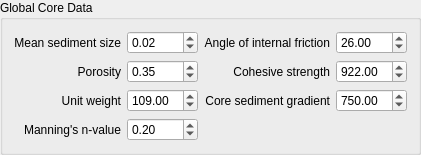
        <widget class="QgsCollapsibleGroupBox" name="global_core_data_grp">
         <property name="title">
          <string>Global Core Data</string>
         </property>
         <property name="collapsed">
          <bool>true</bool>
         </property>
         <property name="saveCollapsedState">
          <bool>false</bool>
         </property>
         <layout class="QGridLayout" name="gridLayout_2">
          <item row="0" column="0">
           <layout class="QGridLayout" name="gridLayout">
            <item row="0" column="0">
             <widget class="QLabel" name="label_13">
              <property name="toolTip">
               <string>&lt;html&gt;&lt;head/&gt;&lt;body&gt;&lt;p&gt;&lt;span style=&quot; font-weight:600;&quot;&gt;GD50C&lt;/span&gt;&lt;/p&gt;&lt;p&gt;(mm)&lt;/p&gt;&lt;p&gt;Mean sediment size (D50) of the levee or dam core material.&lt;/p&gt;&lt;p&gt;Range: 0.0625 - 2&lt;/p&gt;&lt;/body&gt;&lt;/html&gt;</string>
              </property>
              <property name="text">
               <string>Mean sediment size</string>
              </property>
              <property name="alignment">
               <set>Qt::AlignRight|Qt::AlignTrailing|Qt::AlignVCenter</set>
              </property>
             </widget>
            </item>
            <item row="1" column="1">
             <widget class="QDoubleSpinBox" name="gporc_dbox">
              <property name="toolTip">
               <string>&lt;html&gt;&lt;head/&gt;&lt;body&gt;&lt;p&gt;GPORC&lt;/p&gt;&lt;/body&gt;&lt;/html&gt;</string>
              </property>
              <property name="value">
               <double>0.350000000000000</double>
              </property>
             </widget>
            </item>
            <item row="2" column="0">
             <widget class="QLabel" name="label_15">
              <property name="toolTip">
               <string>&lt;html&gt;&lt;head/&gt;&lt;body&gt;&lt;p&gt;&lt;span style=&quot; font-weight:600;&quot;&gt;GUWC&lt;/span&gt;&lt;/p&gt;&lt;p&gt;(lb/ft3 or N/m3)&lt;/p&gt;&lt;p&gt;Global unit weight of the levee or dam core material for an unspecified failure location. &lt;/p&gt;&lt;p&gt;Set GUWC = 0.0 if there no core.&lt;/p&gt;&lt;p&gt;Range:&lt;/p&gt;&lt;p&gt;85 - 120 lb/ft3&lt;/p&gt;&lt;p&gt;13500 - 19000 N/m3&lt;/p&gt;&lt;/body&gt;&lt;/html&gt;</string>
              </property>
              <property name="text">
               <string>Unit weight</string>
              </property>
              <property name="alignment">
               <set>Qt::AlignRight|Qt::AlignTrailing|Qt::AlignVCenter</set>
              </property>
             </widget>
            </item>
            <item row="0" column="2">
             <widget class="QLabel" name="label_9">
              <property name="toolTip">
               <string>&lt;html&gt;&lt;head/&gt;&lt;body&gt;&lt;p&gt;&lt;span style=&quot; font-weight:600;&quot;&gt;AFRC&lt;/span&gt;&lt;/p&gt;&lt;p&gt;(degrees)&lt;/p&gt;&lt;p&gt;Global angle of internal friction of the core material for the entire levee or dam. &lt;/p&gt;&lt;p&gt;Set AFRC = 0.0 for no core.&lt;/p&gt;&lt;p&gt;Range: 0 - 50&lt;/p&gt;&lt;/body&gt;&lt;/html&gt;</string>
              </property>
              <property name="text">
               <string>Angle of internal friction</string>
              </property>
              <property name="alignment">
               <set>Qt::AlignRight|Qt::AlignTrailing|Qt::AlignVCenter</set>
              </property>
             </widget>
            </item>
            <item row="1" column="0">
             <widget class="QLabel" name="label_14">
              <property name="toolTip">
               <string>&lt;html&gt;&lt;head/&gt;&lt;body&gt;&lt;p&gt;&lt;span style=&quot; font-weight:600;&quot;&gt;GPORC&lt;/span&gt;&lt;/p&gt;&lt;p&gt;(dimensionless)&lt;/p&gt;&lt;p&gt;Global porosity of the levee or dam core material for an unspecified failure location. &lt;/p&gt;&lt;p&gt;Typical range: 0.35 to 0.45. Set GPORC = 0.0 for no core material.&lt;/p&gt;&lt;p&gt;Range: 0.35 - 0.45&lt;/p&gt;&lt;/body&gt;&lt;/html&gt;</string>
              </property>
              <property name="text">
               <string>Porosity</string>
              </property>
              <property name="alignment">
               <set>Qt::AlignRight|Qt::AlignTrailing|Qt::AlignVCenter</set>
              </property>
             </widget>
            </item>
            <item row="0" column="3">
             <widget class="QDoubleSpinBox" name="gafrc_dbox">
              <property name="toolTip">
               <string>&lt;html&gt;&lt;head/&gt;&lt;body&gt;&lt;p&gt;AFRC&lt;/p&gt;&lt;/body&gt;&lt;/html&gt;</string>
              </property>
              <property name="maximum">
               <double>999.000000000000000</double>
              </property>
              <property name="value">
               <double>26.000000000000000</double>
              </property>
             </widget>
            </item>
            <item row="2" column="1">
             <widget class="QDoubleSpinBox" name="guwc_dbox">
              <property name="toolTip">
               <string>&lt;html&gt;&lt;head/&gt;&lt;body&gt;&lt;p&gt;GUWC&lt;/p&gt;&lt;/body&gt;&lt;/html&gt;</string>
              </property>
              <property name="maximum">
               <double>9999.000000000000000</double>
              </property>
              <property name="value">
               <double>109.000000000000000</double>
              </property>
             </widget>
            </item>
            <item row="0" column="1">
             <widget class="QDoubleSpinBox" name="gd50c_dbox">
              <property name="toolTip">
               <string>&lt;html&gt;&lt;head/&gt;&lt;body&gt;&lt;p&gt;D50C&lt;/p&gt;&lt;/body&gt;&lt;/html&gt;</string>
              </property>
              <property name="value">
               <double>0.020000000000000</double>
              </property>
             </widget>
            </item>
            <item row="3" column="0">
             <widget class="QLabel" name="label_16">
              <property name="toolTip">
               <string>&lt;html&gt;&lt;head/&gt;&lt;body&gt;&lt;p&gt;&lt;span style=&quot; font-weight:600;&quot;&gt;GCNC&lt;/span&gt;&lt;/p&gt;&lt;p&gt;(dimensionless)&lt;/p&gt;&lt;p&gt;Global Manning’s n-value of the levee or dam core material for an unspecified failure location. &lt;/p&gt;&lt;p&gt;If GCNC = 0.0 and a core is present, Manning’s n-value for the core material will computed from Strickler’s equation. &lt;/p&gt;&lt;p&gt;This results in a very low n-value and is not recommended. &lt;/p&gt;&lt;p&gt;If GCNC &amp;gt; 1., the n-value will be computed from a Moody diagram (Darcy f vs. D50). &lt;/p&gt;&lt;p&gt;Set GCNC = 0.0 for no core material.&lt;/p&gt;&lt;p&gt;Range: 0.03 - 0.1&lt;/p&gt;&lt;/body&gt;&lt;/html&gt;</string>
              </property>
              <property name="text">
               <string>Manning's n-value</string>
              </property>
              <property name="alignment">
               <set>Qt::AlignRight|Qt::AlignTrailing|Qt::AlignVCenter</set>
              </property>
             </widget>
            </item>
            <item row="3" column="1">
             <widget class="QDoubleSpinBox" name="gcnc_dbox">
              <property name="toolTip">
               <string>&lt;html&gt;&lt;head/&gt;&lt;body&gt;&lt;p&gt;GCNC&lt;/p&gt;&lt;/body&gt;&lt;/html&gt;</string>
              </property>
              <property name="value">
               <double>0.200000000000000</double>
              </property>
             </widget>
            </item>
            <item row="1" column="2">
             <widget class="QLabel" name="label_10">
              <property name="toolTip">
               <string>&lt;html&gt;&lt;head/&gt;&lt;body&gt;&lt;p&gt;&lt;span style=&quot; font-weight:600;&quot;&gt;GCOHC&lt;/span&gt;&lt;/p&gt;&lt;p&gt;(lb/ft2 or N/m2)&lt;/p&gt;&lt;p&gt;Global cohesive strength of the levee or dam core material for an unspecified failure location. &lt;/p&gt;&lt;p&gt;If there is no core, GCOHC = 0.&lt;/p&gt;&lt;p&gt;Range:&lt;/p&gt;&lt;p&gt;0 - 750 lb/ft2&lt;/p&gt;&lt;p&gt;0 - 30000 N/m2&lt;/p&gt;&lt;/body&gt;&lt;/html&gt;</string>
              </property>
              <property name="text">
               <string>Cohesive strength</string>
              </property>
              <property name="alignment">
               <set>Qt::AlignRight|Qt::AlignTrailing|Qt::AlignVCenter</set>
              </property>
             </widget>
            </item>
            <item row="1" column="3">
             <widget class="QDoubleSpinBox" name="gcohc_dbox">
              <property name="toolTip">
               <string>&lt;html&gt;&lt;head/&gt;&lt;body&gt;&lt;p&gt;GCOHC&lt;/p&gt;&lt;/body&gt;&lt;/html&gt;</string>
              </property>
              <property name="maximum">
               <double>9999.000000000000000</double>
              </property>
              <property name="value">
               <double>922.000000000000000</double>
              </property>
             </widget>
            </item>
            <item row="2" column="2">
             <widget class="QLabel" name="label_11">
              <property name="toolTip">
               <string>&lt;html&gt;&lt;head/&gt;&lt;body&gt;&lt;p&gt;&lt;span style=&quot; font-weight:600;&quot;&gt;GUNFCC&lt;/span&gt;&lt;/p&gt;&lt;p&gt;(dimensionless)&lt;/p&gt;&lt;p&gt;Global sediment gradient, ratio of D90 to D30 of the levee or dam core material for an unspecified failure location. &lt;/p&gt;&lt;p&gt;If there is no core material, set GUNFCC = 0.0. &lt;/p&gt;&lt;p&gt;If the there is core material and GUNFCC = 0.0, it is reset to 10.0.&lt;/p&gt;&lt;p&gt;Range: 1 - 20&lt;/p&gt;&lt;/body&gt;&lt;/html&gt;</string>
              </property>
              <property name="text">
               <string>Core sediment gradient</string>
              </property>
              <property name="alignment">
               <set>Qt::AlignRight|Qt::AlignTrailing|Qt::AlignVCenter</set>
              </property>
             </widget>
            </item>
            <item row="2" column="3">
             <widget class="QDoubleSpinBox" name="gunfcc_dbox">
              <property name="toolTip">
               <string>&lt;html&gt;&lt;head/&gt;&lt;body&gt;&lt;p&gt;GUNFCC&lt;/p&gt;&lt;/body&gt;&lt;/html&gt;</string>
              </property>
              <property name="maximum">
               <double>9999.000000000000000</double>
              </property>
              <property name="value">
               <double>750.000000000000000</double>
              </property>
             </widget>
            </item>
            <item row="3" column="2" colspan="2">
             <spacer name="horizontalSpacer_3">
              <property name="orientation">
               <enum>Qt::Horizontal</enum>
              </property>
              <property name="sizeHint" stdset="0">
               <size>
                <width>40</width>
                <height>20</height>
               </size>
              </property>
             </spacer>
            </item>
           </layout>
          </item>
         </layout>
        </widget>
